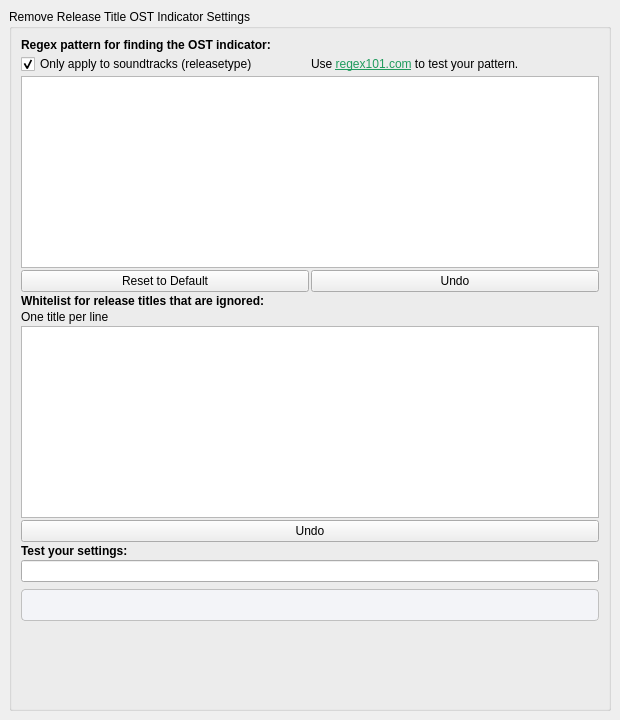
<?xml version="1.0" encoding="UTF-8"?>
<ui version="4.0">
 <class>RemoveReleaseTitleOstIndicatorSettings</class>
 <widget class="QWidget" name="RemoveReleaseTitleOstIndicatorSettings">
  <property name="geometry">
   <rect>
    <x>0</x>
    <y>0</y>
    <width>620</width>
    <height>720</height>
   </rect>
  </property>
  <layout class="QGridLayout" name="gridLayout">
   <property name="leftMargin">
    <number>9</number>
   </property>
   <property name="topMargin">
    <number>9</number>
   </property>
   <property name="rightMargin">
    <number>9</number>
   </property>
   <property name="bottomMargin">
    <number>9</number>
   </property>
   <item row="0" column="0">
    <widget class="QGroupBox" name="regex_group">
     <property name="title">
      <string>Remove Release Title OST Indicator Settings</string>
     </property>
     <layout class="QVBoxLayout" name="vboxlayout1">
      <property name="spacing">
       <number>2</number>
      </property>
      <property name="leftMargin">
       <number>9</number>
      </property>
      <property name="topMargin">
       <number>9</number>
      </property>
      <property name="rightMargin">
       <number>9</number>
      </property>
      <property name="bottomMargin">
       <number>9</number>
      </property>
      <item>
       <layout class="QHBoxLayout" name="regex_row">
        <item>
         <widget class="QLabel" name="regex_label">
          <property name="font">
           <font>
            <bold>true</bold>
           </font>
          </property>
          <property name="toolTip">
           <string>Enter the regular expression pattern used to remove soundtrack information from album titles.</string>
          </property>
          <property name="text">
           <string>Regex pattern for finding the OST indicator:</string>
          </property>
         </widget>
        </item>
       </layout>
      </item>
      <item>
       <layout class="QHBoxLayout" name="horizontalLayout">
        <item>
         <widget class="QCheckBox" name="only_soundtrack_checkbox">
          <property name="toolTip">
           <string>If enabled, the pattern is only applied to albums marked as soundtracks (field 'releasetype'). If disabled, the pattern will be applied to all albums.</string>
          </property>
          <property name="text">
           <string>Only apply to soundtracks (releasetype)</string>
          </property>
          <property name="checked">
           <bool>true</bool>
          </property>
         </widget>
        </item>
        <item>
         <widget class="QLabel" name="regex_hint">
          <property name="toolTip">
           <string>External link for testing your regular expression pattern.</string>
          </property>
          <property name="text">
           <string>&lt;html&gt;&lt;head/&gt;&lt;body&gt;&lt;p&gt;Use &lt;a href=&quot;https://regex101.com/&quot;&gt;&lt;span style=&quot; text-decoration: underline; color:#1f9b5d;&quot;&gt;regex101.com&lt;/span&gt;&lt;/a&gt; to test your pattern.&lt;/p&gt;&lt;/body&gt;&lt;/html&gt;</string>
          </property>
         </widget>
        </item>
       </layout>
      </item>
      <item>
       <widget class="QPlainTextEdit" name="regex_pattern">
        <property name="sizePolicy">
         <sizepolicy hsizetype="Expanding" vsizetype="Maximum">
          <horstretch>0</horstretch>
          <verstretch>0</verstretch>
         </sizepolicy>
        </property>
        <property name="toolTip">
         <string>Enter your own regular expression pattern here for removing soundtrack additions. The validity is checked as you type.</string>
        </property>
       </widget>
      </item>
      <item>
       <layout class="QHBoxLayout" name="horizontalLayout_3">
        <item>
         <widget class="QPushButton" name="reset_button">
          <property name="toolTip">
           <string>Resets the regex pattern to the default value.</string>
          </property>
          <property name="text">
           <string>Reset to Default</string>
          </property>
         </widget>
        </item>
        <item>
         <widget class="QPushButton" name="undo_regex_button">
          <property name="toolTip">
           <string>Undo last regex change (up to 5 steps).</string>
          </property>
          <property name="text">
           <string>Undo</string>
          </property>
         </widget>
        </item>
       </layout>
      </item>
      <item>
       <layout class="QHBoxLayout" name="whitelist_row">
        <item>
         <widget class="QLabel" name="whitelist_label">
          <property name="font">
           <font>
            <bold>true</bold>
           </font>
          </property>
          <property name="toolTip">
           <string>Enter one album title per line. Titles in this list will never be changed by the plugin (case-insensitive, exact match).</string>
          </property>
          <property name="text">
           <string>Whitelist for release titles that are ignored:</string>
          </property>
         </widget>
        </item>
       </layout>
      </item>
      <item>
       <widget class="QLabel" name="label">
        <property name="text">
         <string>One title per line</string>
        </property>
       </widget>
      </item>
      <item>
       <widget class="QPlainTextEdit" name="whitelist_text">
        <property name="sizePolicy">
         <sizepolicy hsizetype="Expanding" vsizetype="Expanding">
          <horstretch>0</horstretch>
          <verstretch>0</verstretch>
         </sizepolicy>
        </property>
        <property name="toolTip">
         <string>Enter one album title per line. For example:
Game Music Concert
Another Album Name</string>
        </property>
       </widget>
      </item>
      <item>
       <widget class="QPushButton" name="undo_whitelist_button">
        <property name="toolTip">
         <string>Undo last whitelist change (up to 5 steps).</string>
        </property>
        <property name="text">
         <string>Undo</string>
        </property>
       </widget>
      </item>
      <item>
       <widget class="QLabel" name="test_label">
        <property name="sizePolicy">
         <sizepolicy hsizetype="Preferred" vsizetype="Preferred">
          <horstretch>0</horstretch>
          <verstretch>0</verstretch>
         </sizepolicy>
        </property>
        <property name="font">
         <font>
          <bold>true</bold>
         </font>
        </property>
        <property name="toolTip">
         <string>Enter an album title below to see the result after applying the current regex, whitelist, and options.</string>
        </property>
        <property name="text">
         <string>Test your settings:</string>
        </property>
       </widget>
      </item>
      <item>
       <widget class="QLineEdit" name="test_input">
        <property name="toolTip">
         <string>Type an album title here to test your current settings.</string>
        </property>
       </widget>
      </item>
      <item>
       <widget class="QLabel" name="test_output">
        <property name="toolTip">
         <string>This shows the result after applying your settings to the test input above.</string>
        </property>
        <property name="styleSheet">
         <string notr="true">background-color: #f3f4f8; border: 1px solid #c0c0c0; border-radius: 4px; min-height: 24px; margin-top: 5px; padding: 3px;</string>
        </property>
        <property name="text">
         <string/>
        </property>
       </widget>
      </item>
      <item>
       <spacer name="verticalSpacer">
        <property name="orientation">
         <enum>Qt::Orientation::Vertical</enum>
        </property>
        <property name="sizeHint" stdset="0">
         <size>
          <width>20</width>
          <height>40</height>
         </size>
        </property>
       </spacer>
      </item>
     </layout>
    </widget>
   </item>
  </layout>
 </widget>
 <resources/>
 <connections/>
</ui>
